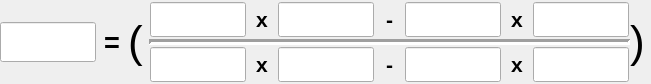
    <widget class="QWidget" name="layoutWidget">
     <property name="geometry">
      <rect>
       <x>200</x>
       <y>260</y>
       <width>651</width>
       <height>84</height>
      </rect>
     </property>
     <layout class="QHBoxLayout" name="horizontalLayout_9" stretch="12,2,45,2">
      <property name="spacing">
       <number>0</number>
      </property>
      <property name="margin">
       <number>0</number>
      </property>
      <item>
       <layout class="QVBoxLayout" name="verticalLayout_2" stretch="2,3,2">
        <property name="spacing">
         <number>0</number>
        </property>
        <property name="margin">
         <number>0</number>
        </property>
        <item>
         <spacer name="verticalSpacer">
          <property name="orientation">
           <enum>Qt::Vertical</enum>
          </property>
          <property name="sizeHint" stdset="0">
           <size>
            <width>20</width>
            <height>40</height>
           </size>
          </property>
         </spacer>
        </item>
        <item>
         <layout class="QHBoxLayout" name="horizontalLayout_11" stretch="3,1">
          <item>
           <widget class="caLineEdit" name="caLineEdit_26">
            <property name="sizePolicy">
             <sizepolicy hsizetype="Expanding" vsizetype="Expanding">
              <horstretch>0</horstretch>
              <verstretch>0</verstretch>
             </sizepolicy>
            </property>
            <property name="font">
             <font>
              <family>Monospace</family>
              <pointsize>20</pointsize>
              <stylestrategy>PreferDefault</stylestrategy>
             </font>
            </property>
            <property name="alignment">
             <set>Qt::AlignAbsolute|Qt::AlignCenter|Qt::AlignHCenter|Qt::AlignVCenter</set>
            </property>
            <property name="channel" stdset="0">
             <string notr="true">$(P)$(HOR).RBV</string>
            </property>
            <property name="foreground">
             <color>
              <red>10</red>
              <green>0</green>
              <blue>184</blue>
             </color>
            </property>
            <property name="background">
             <color>
              <red>200</red>
              <green>200</green>
              <blue>200</blue>
             </color>
            </property>
            <property name="colorMode">
             <enum>caLineEdit::Static</enum>
            </property>
            <property name="precisionMode">
             <enum>caLineEdit::Channel</enum>
            </property>
            <property name="limitsMode">
             <enum>caLineEdit::Channel</enum>
            </property>
            <property name="maxValue">
             <double>1.000000000000000</double>
            </property>
            <property name="minValue">
             <double>0.000000000000000</double>
            </property>
            <property name="fontScaleMode" stdset="0">
             <enum>caLineEdit::WidthAndHeight</enum>
            </property>
            <property name="formatType">
             <enum>caLineEdit::decimal</enum>
            </property>
           </widget>
          </item>
          <item>
           <widget class="caLabel" name="calabel_49">
            <property name="sizePolicy">
             <sizepolicy hsizetype="Expanding" vsizetype="Expanding">
              <horstretch>0</horstretch>
              <verstretch>0</verstretch>
             </sizepolicy>
            </property>
            <property name="font">
             <font>
              <pointsize>20</pointsize>
              <weight>75</weight>
              <bold>true</bold>
             </font>
            </property>
            <property name="text">
             <string>=</string>
            </property>
            <property name="alignment">
             <set>Qt::AlignCenter</set>
            </property>
           </widget>
          </item>
         </layout>
        </item>
        <item>
         <spacer name="verticalSpacer_2">
          <property name="orientation">
           <enum>Qt::Vertical</enum>
          </property>
          <property name="sizeHint" stdset="0">
           <size>
            <width>20</width>
            <height>40</height>
           </size>
          </property>
         </spacer>
        </item>
       </layout>
      </item>
      <item>
       <widget class="caLabel" name="calabel_12">
        <property name="sizePolicy">
         <sizepolicy hsizetype="Expanding" vsizetype="Expanding">
          <horstretch>0</horstretch>
          <verstretch>0</verstretch>
         </sizepolicy>
        </property>
        <property name="font">
         <font>
          <pointsize>33</pointsize>
         </font>
        </property>
        <property name="text">
         <string>(</string>
        </property>
       </widget>
      </item>
      <item>
       <layout class="QVBoxLayout" name="verticalLayout" stretch="5,1,5">
        <property name="margin">
         <number>0</number>
        </property>
        <item>
         <layout class="QHBoxLayout" name="horizontalLayout_13" stretch="3,1,3,1,3,1,3">
          <property name="spacing">
           <number>0</number>
          </property>
          <property name="leftMargin">
           <number>1</number>
          </property>
          <property name="topMargin">
           <number>2</number>
          </property>
          <property name="rightMargin">
           <number>1</number>
          </property>
          <property name="bottomMargin">
           <number>2</number>
          </property>
          <item>
           <widget class="caLineEdit" name="caLineEdit_30">
            <property name="sizePolicy">
             <sizepolicy hsizetype="Expanding" vsizetype="Expanding">
              <horstretch>0</horstretch>
              <verstretch>0</verstretch>
             </sizepolicy>
            </property>
            <property name="font">
             <font>
              <family>Monospace</family>
              <pointsize>17</pointsize>
              <stylestrategy>PreferDefault</stylestrategy>
             </font>
            </property>
            <property name="alignment">
             <set>Qt::AlignAbsolute|Qt::AlignCenter|Qt::AlignHCenter|Qt::AlignVCenter</set>
            </property>
            <property name="channel" stdset="0">
             <string notr="true">$(P)$(SLITS):vCenterC2.VAL</string>
            </property>
            <property name="foreground">
             <color>
              <red>10</red>
              <green>0</green>
              <blue>184</blue>
             </color>
            </property>
            <property name="background">
             <color>
              <red>200</red>
              <green>200</green>
              <blue>200</blue>
             </color>
            </property>
            <property name="colorMode">
             <enum>caLineEdit::Static</enum>
            </property>
            <property name="precisionMode">
             <enum>caLineEdit::Channel</enum>
            </property>
            <property name="limitsMode">
             <enum>caLineEdit::Channel</enum>
            </property>
            <property name="maxValue">
             <double>1.000000000000000</double>
            </property>
            <property name="minValue">
             <double>0.000000000000000</double>
            </property>
            <property name="fontScaleMode" stdset="0">
             <enum>caLineEdit::WidthAndHeight</enum>
            </property>
            <property name="formatType">
             <enum>caLineEdit::decimal</enum>
            </property>
           </widget>
          </item>
          <item>
           <widget class="caLabel" name="calabel_51">
            <property name="sizePolicy">
             <sizepolicy hsizetype="Expanding" vsizetype="Expanding">
              <horstretch>0</horstretch>
              <verstretch>0</verstretch>
             </sizepolicy>
            </property>
            <property name="font">
             <font>
              <pointsize>16</pointsize>
              <weight>75</weight>
              <bold>true</bold>
             </font>
            </property>
            <property name="text">
             <string>x</string>
            </property>
            <property name="alignment">
             <set>Qt::AlignCenter</set>
            </property>
           </widget>
          </item>
          <item>
           <widget class="caLineEdit" name="caLineEdit_28">
            <property name="sizePolicy">
             <sizepolicy hsizetype="Expanding" vsizetype="Expanding">
              <horstretch>0</horstretch>
              <verstretch>0</verstretch>
             </sizepolicy>
            </property>
            <property name="font">
             <font>
              <family>Monospace</family>
              <pointsize>17</pointsize>
              <stylestrategy>PreferDefault</stylestrategy>
             </font>
            </property>
            <property name="alignment">
             <set>Qt::AlignAbsolute|Qt::AlignCenter|Qt::AlignHCenter|Qt::AlignVCenter</set>
            </property>
            <property name="channel" stdset="0">
             <string notr="true">$(P)$(SLITS):hCenter.RBV</string>
            </property>
            <property name="foreground">
             <color>
              <red>10</red>
              <green>0</green>
              <blue>184</blue>
             </color>
            </property>
            <property name="background">
             <color>
              <red>200</red>
              <green>200</green>
              <blue>200</blue>
             </color>
            </property>
            <property name="colorMode">
             <enum>caLineEdit::Static</enum>
            </property>
            <property name="precisionMode">
             <enum>caLineEdit::Channel</enum>
            </property>
            <property name="limitsMode">
             <enum>caLineEdit::Channel</enum>
            </property>
            <property name="maxValue">
             <double>1.000000000000000</double>
            </property>
            <property name="minValue">
             <double>0.000000000000000</double>
            </property>
            <property name="fontScaleMode" stdset="0">
             <enum>caLineEdit::WidthAndHeight</enum>
            </property>
            <property name="formatType">
             <enum>caLineEdit::decimal</enum>
            </property>
           </widget>
          </item>
          <item>
           <widget class="caLabel" name="calabel_52">
            <property name="sizePolicy">
             <sizepolicy hsizetype="Expanding" vsizetype="Expanding">
              <horstretch>0</horstretch>
              <verstretch>0</verstretch>
             </sizepolicy>
            </property>
            <property name="font">
             <font>
              <pointsize>16</pointsize>
              <weight>75</weight>
              <bold>true</bold>
             </font>
            </property>
            <property name="text">
             <string>-</string>
            </property>
            <property name="alignment">
             <set>Qt::AlignCenter</set>
            </property>
            <property name="indent">
             <number>0</number>
            </property>
           </widget>
          </item>
          <item>
           <widget class="caLineEdit" name="caLineEdit_31">
            <property name="sizePolicy">
             <sizepolicy hsizetype="Expanding" vsizetype="Expanding">
              <horstretch>0</horstretch>
              <verstretch>0</verstretch>
             </sizepolicy>
            </property>
            <property name="font">
             <font>
              <family>Monospace</family>
              <pointsize>17</pointsize>
              <stylestrategy>PreferDefault</stylestrategy>
             </font>
            </property>
            <property name="alignment">
             <set>Qt::AlignAbsolute|Qt::AlignCenter|Qt::AlignHCenter|Qt::AlignVCenter</set>
            </property>
            <property name="channel" stdset="0">
             <string notr="true">$(P)$(SLITS):hCenterC2.VAL</string>
            </property>
            <property name="foreground">
             <color>
              <red>10</red>
              <green>0</green>
              <blue>184</blue>
             </color>
            </property>
            <property name="background">
             <color>
              <red>200</red>
              <green>200</green>
              <blue>200</blue>
             </color>
            </property>
            <property name="colorMode">
             <enum>caLineEdit::Static</enum>
            </property>
            <property name="precisionMode">
             <enum>caLineEdit::Channel</enum>
            </property>
            <property name="limitsMode">
             <enum>caLineEdit::Channel</enum>
            </property>
            <property name="maxValue">
             <double>1.000000000000000</double>
            </property>
            <property name="minValue">
             <double>0.000000000000000</double>
            </property>
            <property name="fontScaleMode" stdset="0">
             <enum>caLineEdit::WidthAndHeight</enum>
            </property>
            <property name="formatType">
             <enum>caLineEdit::decimal</enum>
            </property>
           </widget>
          </item>
          <item>
           <widget class="caLabel" name="calabel_53">
            <property name="sizePolicy">
             <sizepolicy hsizetype="Expanding" vsizetype="Expanding">
              <horstretch>0</horstretch>
              <verstretch>0</verstretch>
             </sizepolicy>
            </property>
            <property name="font">
             <font>
              <pointsize>16</pointsize>
              <weight>75</weight>
              <bold>true</bold>
             </font>
            </property>
            <property name="text">
             <string>x</string>
            </property>
            <property name="alignment">
             <set>Qt::AlignCenter</set>
            </property>
           </widget>
          </item>
          <item>
           <widget class="caLineEdit" name="caLineEdit_29">
            <property name="sizePolicy">
             <sizepolicy hsizetype="Expanding" vsizetype="Expanding">
              <horstretch>0</horstretch>
              <verstretch>0</verstretch>
             </sizepolicy>
            </property>
            <property name="font">
             <font>
              <family>Monospace</family>
              <pointsize>17</pointsize>
              <stylestrategy>PreferDefault</stylestrategy>
             </font>
            </property>
            <property name="alignment">
             <set>Qt::AlignAbsolute|Qt::AlignCenter|Qt::AlignHCenter|Qt::AlignVCenter</set>
            </property>
            <property name="channel" stdset="0">
             <string notr="true">$(P)$(SLITS):vCenter.RBV</string>
            </property>
            <property name="foreground">
             <color>
              <red>10</red>
              <green>0</green>
              <blue>184</blue>
             </color>
            </property>
            <property name="background">
             <color>
              <red>200</red>
              <green>200</green>
              <blue>200</blue>
             </color>
            </property>
            <property name="colorMode">
             <enum>caLineEdit::Static</enum>
            </property>
            <property name="precisionMode">
             <enum>caLineEdit::Channel</enum>
            </property>
            <property name="limitsMode">
             <enum>caLineEdit::Channel</enum>
            </property>
            <property name="maxValue">
             <double>1.000000000000000</double>
            </property>
            <property name="minValue">
             <double>0.000000000000000</double>
            </property>
            <property name="fontScaleMode" stdset="0">
             <enum>caLineEdit::WidthAndHeight</enum>
            </property>
            <property name="formatType">
             <enum>caLineEdit::decimal</enum>
            </property>
           </widget>
          </item>
         </layout>
        </item>
        <item>
         <widget class="Line" name="line_2">
          <property name="sizePolicy">
           <sizepolicy hsizetype="Expanding" vsizetype="Expanding">
            <horstretch>0</horstretch>
            <verstretch>0</verstretch>
           </sizepolicy>
          </property>
          <property name="lineWidth">
           <number>3</number>
          </property>
          <property name="orientation">
           <enum>Qt::Horizontal</enum>
          </property>
         </widget>
        </item>
        <item>
         <layout class="QHBoxLayout" name="horizontalLayout_10" stretch="3,1,3,1,3,1,3">
          <property name="spacing">
           <number>0</number>
          </property>
          <property name="leftMargin">
           <number>1</number>
          </property>
          <property name="topMargin">
           <number>2</number>
          </property>
          <property name="rightMargin">
           <number>1</number>
          </property>
          <property name="bottomMargin">
           <number>2</number>
          </property>
          <item>
           <widget class="caLineEdit" name="caLineEdit_33">
            <property name="sizePolicy">
             <sizepolicy hsizetype="Expanding" vsizetype="Expanding">
              <horstretch>0</horstretch>
              <verstretch>0</verstretch>
             </sizepolicy>
            </property>
            <property name="font">
             <font>
              <family>Monospace</family>
              <pointsize>17</pointsize>
              <stylestrategy>PreferDefault</stylestrategy>
             </font>
            </property>
            <property name="alignment">
             <set>Qt::AlignAbsolute|Qt::AlignCenter|Qt::AlignHCenter|Qt::AlignVCenter</set>
            </property>
            <property name="channel" stdset="0">
             <string notr="true">$(P)$(SLITS):hCenterC1.VAL</string>
            </property>
            <property name="foreground">
             <color>
              <red>10</red>
              <green>0</green>
              <blue>184</blue>
             </color>
            </property>
            <property name="background">
             <color>
              <red>200</red>
              <green>200</green>
              <blue>200</blue>
             </color>
            </property>
            <property name="colorMode">
             <enum>caLineEdit::Static</enum>
            </property>
            <property name="precisionMode">
             <enum>caLineEdit::Channel</enum>
            </property>
            <property name="limitsMode">
             <enum>caLineEdit::Channel</enum>
            </property>
            <property name="maxValue">
             <double>1.000000000000000</double>
            </property>
            <property name="minValue">
             <double>0.000000000000000</double>
            </property>
            <property name="fontScaleMode" stdset="0">
             <enum>caLineEdit::WidthAndHeight</enum>
            </property>
            <property name="formatType">
             <enum>caLineEdit::decimal</enum>
            </property>
           </widget>
          </item>
          <item>
           <widget class="caLabel" name="calabel_46">
            <property name="sizePolicy">
             <sizepolicy hsizetype="Expanding" vsizetype="Expanding">
              <horstretch>0</horstretch>
              <verstretch>0</verstretch>
             </sizepolicy>
            </property>
            <property name="font">
             <font>
              <pointsize>16</pointsize>
              <weight>75</weight>
              <bold>true</bold>
             </font>
            </property>
            <property name="text">
             <string>x</string>
            </property>
            <property name="alignment">
             <set>Qt::AlignCenter</set>
            </property>
           </widget>
          </item>
          <item>
           <widget class="caLineEdit" name="caLineEdit_24">
            <property name="sizePolicy">
             <sizepolicy hsizetype="Expanding" vsizetype="Expanding">
              <horstretch>0</horstretch>
              <verstretch>0</verstretch>
             </sizepolicy>
            </property>
            <property name="font">
             <font>
              <family>Monospace</family>
              <pointsize>17</pointsize>
              <stylestrategy>PreferDefault</stylestrategy>
             </font>
            </property>
            <property name="alignment">
             <set>Qt::AlignAbsolute|Qt::AlignCenter|Qt::AlignHCenter|Qt::AlignVCenter</set>
            </property>
            <property name="channel" stdset="0">
             <string notr="true">$(P)$(SLITS):vCenterC2.VAL</string>
            </property>
            <property name="foreground">
             <color>
              <red>10</red>
              <green>0</green>
              <blue>184</blue>
             </color>
            </property>
            <property name="background">
             <color>
              <red>200</red>
              <green>200</green>
              <blue>200</blue>
             </color>
            </property>
            <property name="colorMode">
             <enum>caLineEdit::Static</enum>
            </property>
            <property name="precisionMode">
             <enum>caLineEdit::Channel</enum>
            </property>
            <property name="limitsMode">
             <enum>caLineEdit::Channel</enum>
            </property>
            <property name="maxValue">
             <double>1.000000000000000</double>
            </property>
            <property name="minValue">
             <double>0.000000000000000</double>
            </property>
            <property name="fontScaleMode" stdset="0">
             <enum>caLineEdit::WidthAndHeight</enum>
            </property>
            <property name="formatType">
             <enum>caLineEdit::decimal</enum>
            </property>
           </widget>
          </item>
          <item>
           <widget class="caLabel" name="calabel_47">
            <property name="sizePolicy">
             <sizepolicy hsizetype="Expanding" vsizetype="Expanding">
              <horstretch>0</horstretch>
              <verstretch>0</verstretch>
             </sizepolicy>
            </property>
            <property name="font">
             <font>
              <pointsize>16</pointsize>
              <weight>75</weight>
              <bold>true</bold>
             </font>
            </property>
            <property name="text">
             <string>-</string>
            </property>
            <property name="alignment">
             <set>Qt::AlignCenter</set>
            </property>
            <property name="indent">
             <number>0</number>
            </property>
           </widget>
          </item>
          <item>
           <widget class="caLineEdit" name="caLineEdit_32">
            <property name="sizePolicy">
             <sizepolicy hsizetype="Expanding" vsizetype="Expanding">
              <horstretch>0</horstretch>
              <verstretch>0</verstretch>
             </sizepolicy>
            </property>
            <property name="font">
             <font>
              <family>Monospace</family>
              <pointsize>17</pointsize>
              <stylestrategy>PreferDefault</stylestrategy>
             </font>
            </property>
            <property name="alignment">
             <set>Qt::AlignAbsolute|Qt::AlignCenter|Qt::AlignHCenter|Qt::AlignVCenter</set>
            </property>
            <property name="channel" stdset="0">
             <string notr="true">$(P)$(SLITS):vCenterC1.VAL</string>
            </property>
            <property name="foreground">
             <color>
              <red>10</red>
              <green>0</green>
              <blue>184</blue>
             </color>
            </property>
            <property name="background">
             <color>
              <red>200</red>
              <green>200</green>
              <blue>200</blue>
             </color>
            </property>
            <property name="colorMode">
             <enum>caLineEdit::Static</enum>
            </property>
            <property name="precisionMode">
             <enum>caLineEdit::Channel</enum>
            </property>
            <property name="limitsMode">
             <enum>caLineEdit::Channel</enum>
            </property>
            <property name="maxValue">
             <double>1.000000000000000</double>
            </property>
            <property name="minValue">
             <double>0.000000000000000</double>
            </property>
            <property name="fontScaleMode" stdset="0">
             <enum>caLineEdit::WidthAndHeight</enum>
            </property>
            <property name="formatType">
             <enum>caLineEdit::decimal</enum>
            </property>
           </widget>
          </item>
          <item>
           <widget class="caLabel" name="calabel_48">
            <property name="sizePolicy">
             <sizepolicy hsizetype="Expanding" vsizetype="Expanding">
              <horstretch>0</horstretch>
              <verstretch>0</verstretch>
             </sizepolicy>
            </property>
            <property name="font">
             <font>
              <pointsize>16</pointsize>
              <weight>75</weight>
              <bold>true</bold>
             </font>
            </property>
            <property name="text">
             <string>x</string>
            </property>
            <property name="alignment">
             <set>Qt::AlignCenter</set>
            </property>
           </widget>
          </item>
          <item>
           <widget class="caLineEdit" name="caLineEdit_25">
            <property name="sizePolicy">
             <sizepolicy hsizetype="Expanding" vsizetype="Expanding">
              <horstretch>0</horstretch>
              <verstretch>0</verstretch>
             </sizepolicy>
            </property>
            <property name="font">
             <font>
              <family>Monospace</family>
              <pointsize>17</pointsize>
              <stylestrategy>PreferDefault</stylestrategy>
             </font>
            </property>
            <property name="alignment">
             <set>Qt::AlignAbsolute|Qt::AlignCenter|Qt::AlignHCenter|Qt::AlignVCenter</set>
            </property>
            <property name="channel" stdset="0">
             <string notr="true">$(P)$(SLITS):hCenterC2.VAL</string>
            </property>
            <property name="foreground">
             <color>
              <red>10</red>
              <green>0</green>
              <blue>184</blue>
             </color>
            </property>
            <property name="background">
             <color>
              <red>200</red>
              <green>200</green>
              <blue>200</blue>
             </color>
            </property>
            <property name="colorMode">
             <enum>caLineEdit::Static</enum>
            </property>
            <property name="precisionMode">
             <enum>caLineEdit::Channel</enum>
            </property>
            <property name="limitsMode">
             <enum>caLineEdit::Channel</enum>
            </property>
            <property name="maxValue">
             <double>1.000000000000000</double>
            </property>
            <property name="minValue">
             <double>0.000000000000000</double>
            </property>
            <property name="fontScaleMode" stdset="0">
             <enum>caLineEdit::WidthAndHeight</enum>
            </property>
            <property name="formatType">
             <enum>caLineEdit::decimal</enum>
            </property>
           </widget>
          </item>
         </layout>
        </item>
       </layout>
      </item>
      <item>
       <widget class="caLabel" name="calabel_41">
        <property name="sizePolicy">
         <sizepolicy hsizetype="Expanding" vsizetype="Expanding">
          <horstretch>0</horstretch>
          <verstretch>0</verstretch>
         </sizepolicy>
        </property>
        <property name="font">
         <font>
          <pointsize>33</pointsize>
         </font>
        </property>
        <property name="text">
         <string>)</string>
        </property>
       </widget>
      </item>
     </layout>
    </widget>
